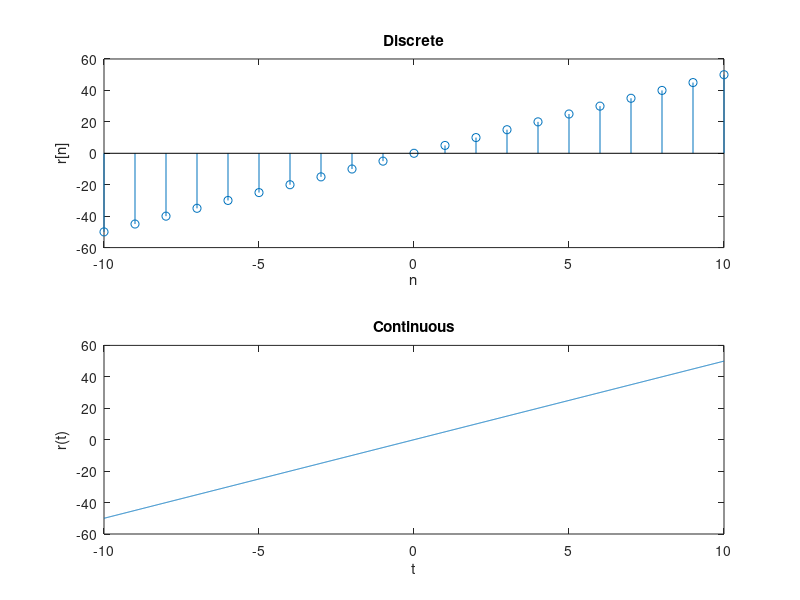

Write MATLAB code to recreate this figure.
t=-10:0.01:10
n=-10:10
a = input('Enter the value of a: ')
y=a*t
z=a*n
subplot(2,1,1)
stem(n,z)
xlabel('n')
ylabel('r[n]')
title('Discrete')
subplot(2,1,2)
plot(t,y)
xlabel('t')
ylabel('r(t)')
title('Continuous')
